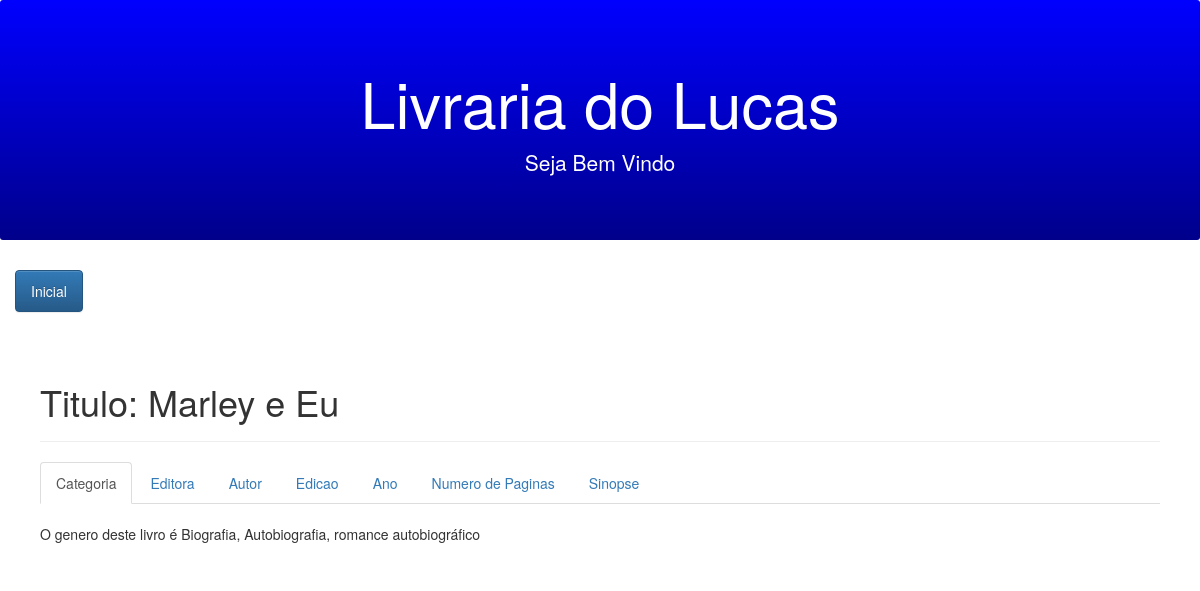
The page /detalhes.php?id=14 on the database its author committed.
### tables this page shows
CREATE TABLE `livraria` (
  `id` int(11) NOT NULL,
  `titulo` varchar(220) NOT NULL,
  `categoria` varchar(220) NOT NULL,
  `sinopse` varchar(1000) NOT NULL,
  `editora` varchar(100) NOT NULL,
  `autor` varchar(100) NOT NULL,
  `edicao` varchar(100) NOT NULL,
  `ano` varchar(100) NOT NULL,
  `num_paginas` varchar(100) NOT NULL,
  `imagem` varchar(100) NOT NULL,
  `created` datetime NOT NULL,
  `modified` datetime DEFAULT NULL
);

### detalhes.php (the view, shortened to what this page needs)
 <?php include_once("conexao.php");
$id = $_GET['id'];
$result_livros = "SELECT * FROM livraria WHERE id='$id'";
$resultado_livros = mysqli_query($conn, $result_livros);
$row_livros = mysqli_fetch_assoc($resultado_livros);
?>
<!DOCTYPE html>
<html lang="pt-br">
	<head>
		<link href="css/bootstrap.min.css" rel="stylesheet">
		<link rel="stylesheet" href="https://maxcdn.bootstrapcdn.com/bootstrap/4.1.3/css/bootstrap.min.css">
        <link href="css/bootstrap.min.css" rel="stylesheet">
        <link rel="stylesheet" href="https://maxcdn.bootstrapcdn.com/bootstrap/3.3.7/css/bootstrap.min.css">
        <link rel="stylesheet" href="https://maxcdn.bootstrapcdn.com/bootstrap/3.3.7/css/bootstrap-theme.min.css">
        <div class="jumbotron header text-center">
            <h1>Livraria do Lucas</h1>
            <p>Seja Bem Vindo</p>
        </div>
        <div id="menu text-center">
            <ul class="nav ml-4">
                <li class="nav-item">
                <a href="index.php" class="btn btn-primary" role="button">Inicial</a>
                </li>
            </ul>
        </div>
        <br>
	</head>
	<body>
		<div class="container theme-showcase" role="main">
			<div class="page-header">
				<h1>Titulo: <?php echo $row_livros['titulo']; ?></h1>
			</div>
			<div>
			  <ul class="nav nav-tabs" role="tablist">
				<li role="presentation" class="active"><a href="#home" aria-controls="home" role="tab" data-toggle="tab">Categoria</a></li>
				<li role="presentation"><a href="#profile" aria-controls="profile" role="tab" data-toggle="tab">Editora</a></li>
				<li role="presentation"><a href="#messages" aria-controls="messages" role="tab" data-toggle="tab">Autor</a></li>
				<li role="presentation"><a href="#settings" aria-controls="settings" role="tab" data-toggle="tab">Edicao</a></li>
				<li role="presentation"><a href="#detalhes" aria-controls="detalhes" role="tab" data-toggle="tab">Ano</a></li>
				<li role="presentation"><a href="#tutores" aria-controls="tutores" role="tab" data-toggle="tab">Numero de Paginas</a></li>
				<li role="presentation"><a href="#sinopse" aria-controls="sinopse" role="tab" data-toggle="tab">Sinopse</a></li>
			  </ul>
			  <div class="tab-content">
				<div role="tabpanel" class="tab-pane active" id="home"><br>
					<p> O genero deste livro é <?php echo $row_livros['categoria']; ?> </p>
				</div>
				</div>
			  </div>
			</div>
	</body>
</html>

### detalhes.php (style rules this page uses)
.jumbotron.header { background-color: blue; color: white; background-image: linear-gradient(blue, #00008B); }
div.container { padding: 10px; }

### rows shown on the page
livraria: titulo "Marley e Eu", categoria "Biografia, Autobiografia, romance autobiográfico"
